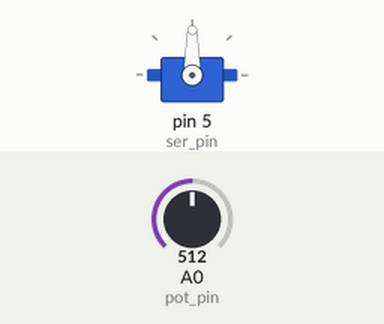
Recording of a sketch running on a simulated Arduino Uno, built with avr-gcc and run on an emulated ATmega328P. Parts: servo. The inputs (shaded band) are chosen by the test bench; at power-on: A0 (pot_pin) = 512.

Above: at 2.2 s.
2.3 s: A0 (pot_pin) set to 716
At 3.1 s:
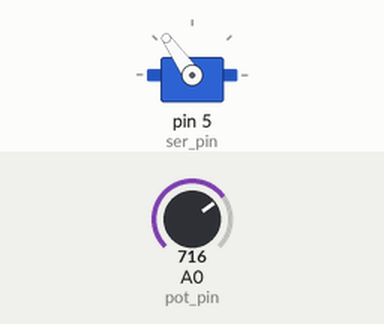
3.8 s: A0 (pot_pin) set to 900
At 4.4 s:
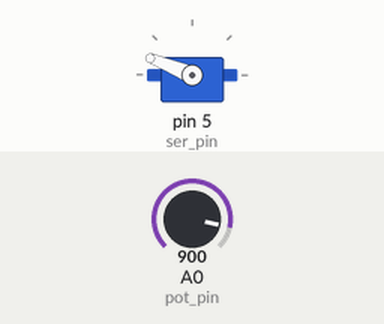
5.3 s: A0 (pot_pin) set to 306
At 5.7 s:
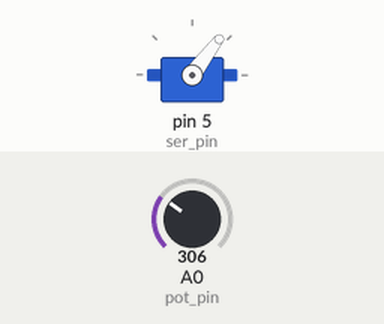
6.8 s: A0 (pot_pin) set to 122
At 8.0 s:
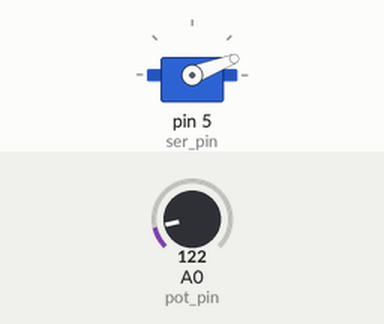
8.3 s: A0 (pot_pin) set to 0
At 9.5 s:
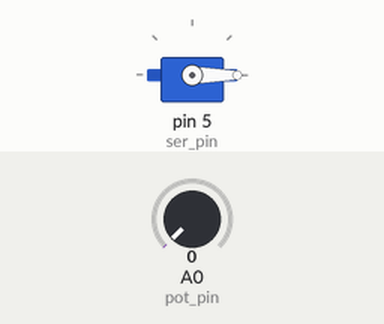
9.8 s: A0 (pot_pin) set to 1023
At 10.7 s:
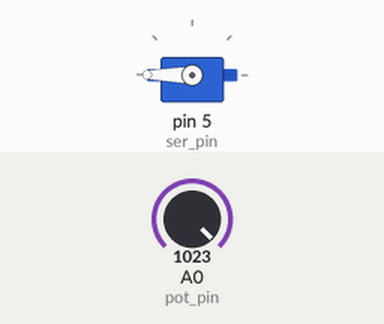
Timing chart, 0 to 12.3 s (numbered marks = the images above; inputs shaded):
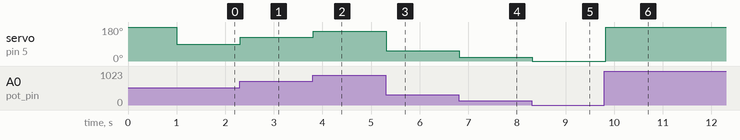

Measured:
- after the input at 2.3 s, servo on pin 5 (ser_pin): 90° → 125° at once
- after the input at 3.8 s, servo on pin 5 (ser_pin): 125° → 158° at once
- after the input at 5.3 s, servo on pin 5 (ser_pin): 158° → 53° at once
- after the input at 6.8 s, servo on pin 5 (ser_pin): 53° → 21° at once
- after the input at 8.3 s, servo on pin 5 (ser_pin): 21° → 0° at once
- after the input at 9.8 s, servo on pin 5 (ser_pin): 0° → 180° at once

The sketch:

LINEAR_POT.ino
```cpp
#define pot_pin A0
int p_val;
int new_val;
#include <Servo.h>
Servo s1;
#define ser_pin 5

void setup(){
  Serial.begin(9600);
  s1.attach(ser_pin);
  s1.write(180);
  delay(1000);
  s1.write(0);
}

void loop(){
  p_val = analogRead(pot_pin);
  new_val = map(p_val, 0, 1023, 0, 180);
  s1.write(new_val);
  delay(100);
}


//
//
//
//
//
//
```
